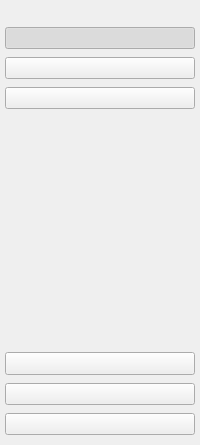
     <widget class="QWidget" name="icon_only_widget" native="true">
      <layout class="QVBoxLayout" name="verticalLayout">
       <property name="spacing">
        <number>8</number>
       </property>
       <property name="leftMargin">
        <number>5</number>
       </property>
       <property name="topMargin">
        <number>5</number>
       </property>
       <property name="rightMargin">
        <number>5</number>
       </property>
       <property name="bottomMargin">
        <number>10</number>
       </property>
       <item>
        <widget class="QLabel" name="label">
         <property name="maximumSize">
          <size>
           <width>100</width>
           <height>100</height>
          </size>
         </property>
         <property name="text">
          <string/>
         </property>
         <property name="pixmap">
          <pixmap resource="resource.qrc">:/icons/icons/logo.png</pixmap>
         </property>
         <property name="scaledContents">
          <bool>true</bool>
         </property>
         <property name="alignment">
          <set>Qt::AlignCenter</set>
         </property>
         <property name="wordWrap">
          <bool>false</bool>
         </property>
        </widget>
       </item>
       <item>
        <widget class="QPushButton" name="homeBtn">
         <property name="text">
          <string/>
         </property>
         <property name="icon">
          <iconset resource="resource.qrc">
           <normaloff>:/icons/icons/home.svg</normaloff>:/icons/icons/home.svg</iconset>
         </property>
         <property name="iconSize">
          <size>
           <width>24</width>
           <height>24</height>
          </size>
         </property>
         <property name="shortcut">
          <string>Ctrl+R</string>
         </property>
         <property name="checkable">
          <bool>true</bool>
         </property>
         <property name="checked">
          <bool>true</bool>
         </property>
         <property name="autoExclusive">
          <bool>true</bool>
         </property>
        </widget>
       </item>
       <item>
        <widget class="QPushButton" name="mapsBtn">
         <property name="text">
          <string/>
         </property>
         <property name="icon">
          <iconset resource="resource.qrc">
           <normaloff>:/icons/icons/map.svg</normaloff>:/icons/icons/map.svg</iconset>
         </property>
         <property name="iconSize">
          <size>
           <width>24</width>
           <height>24</height>
          </size>
         </property>
         <property name="shortcut">
          <string>Ctrl+R</string>
         </property>
         <property name="checkable">
          <bool>true</bool>
         </property>
         <property name="checked">
          <bool>false</bool>
         </property>
         <property name="autoExclusive">
          <bool>true</bool>
         </property>
         <property name="default">
          <bool>false</bool>
         </property>
        </widget>
       </item>
       <item>
        <widget class="QPushButton" name="terminalBtn">
         <property name="text">
          <string/>
         </property>
         <property name="icon">
          <iconset resource="resource.qrc">
           <normaloff>:/icons/icons/terminal.svg</normaloff>:/icons/icons/terminal.svg</iconset>
         </property>
         <property name="iconSize">
          <size>
           <width>24</width>
           <height>24</height>
          </size>
         </property>
         <property name="shortcut">
          <string>Ctrl+R</string>
         </property>
         <property name="checkable">
          <bool>true</bool>
         </property>
         <property name="autoExclusive">
          <bool>true</bool>
         </property>
        </widget>
       </item>
       <item>
        <spacer name="verticalSpacer">
         <property name="orientation">
          <enum>Qt::Vertical</enum>
         </property>
         <property name="sizeHint" stdset="0">
          <size>
           <width>20</width>
           <height>235</height>
          </size>
         </property>
        </spacer>
       </item>
       <item>
        <widget class="QPushButton" name="settingsBtn">
         <property name="font">
          <font>
           <pointsize>10</pointsize>
          </font>
         </property>
         <property name="text">
          <string/>
         </property>
         <property name="icon">
          <iconset resource="resource.qrc">
           <normaloff>:/icons/icons/settings.svg</normaloff>:/icons/icons/settings.svg</iconset>
         </property>
         <property name="iconSize">
          <size>
           <width>24</width>
           <height>24</height>
          </size>
         </property>
         <property name="shortcut">
          <string>Ctrl+R</string>
         </property>
         <property name="checkable">
          <bool>true</bool>
         </property>
         <property name="autoExclusive">
          <bool>true</bool>
         </property>
        </widget>
       </item>
       <item>
        <widget class="QPushButton" name="infoBtn">
         <property name="text">
          <string/>
         </property>
         <property name="icon">
          <iconset resource="resource.qrc">
           <normaloff>:/icons/icons/info.svg</normaloff>:/icons/icons/info.svg</iconset>
         </property>
         <property name="iconSize">
          <size>
           <width>24</width>
           <height>24</height>
          </size>
         </property>
         <property name="shortcut">
          <string>Ctrl+R</string>
         </property>
         <property name="checkable">
          <bool>true</bool>
         </property>
         <property name="autoExclusive">
          <bool>true</bool>
         </property>
        </widget>
       </item>
       <item>
        <widget class="QPushButton" name="helpBtn">
         <property name="text">
          <string/>
         </property>
         <property name="icon">
          <iconset resource="resource.qrc">
           <normaloff>:/icons/icons/help-circle.svg</normaloff>:/icons/icons/help-circle.svg</iconset>
         </property>
         <property name="iconSize">
          <size>
           <width>24</width>
           <height>24</height>
          </size>
         </property>
         <property name="shortcut">
          <string>Ctrl+R</string>
         </property>
         <property name="checkable">
          <bool>true</bool>
         </property>
         <property name="autoExclusive">
          <bool>true</bool>
         </property>
        </widget>
       </item>
      </layout>
     </widget>
